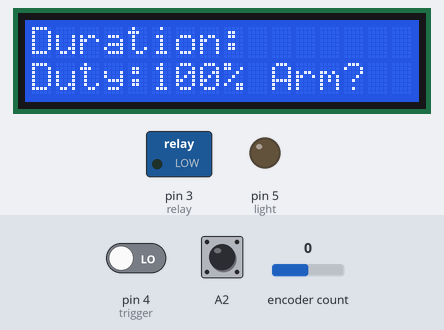
Recording of a sketch running on a simulated Arduino Uno, built with avr-gcc and run on an emulated ATmega328P. On the bench: 16×2 character LCD, switched loads named in the sketch (green lamp = pin HIGH), output pins drawn as LEDs (lit = HIGH). Dashed ring = blinking. Inputs (shaded band) come from the test bench; at power-on: A2 HIGH, encoder count 0, pin 4 (trigger) LOW.

Above: at 0.78 s.
1.3 s: A2 pulled LOW for 0.15 s
2.0 s: encoder count set to 1
At 2.91 s:
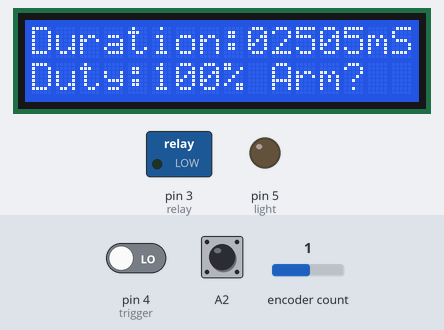
5.0 s: A2 pulled LOW for 1 s
6.6 s: A2 pulled LOW for 3.2 s
At 6.88 s:
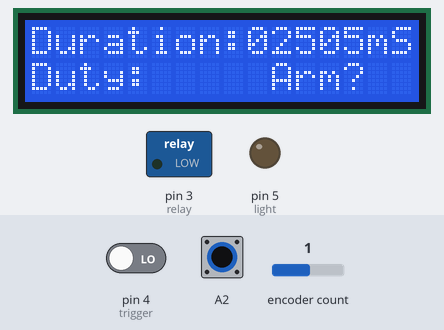
10.4 s: A2 pulled LOW for 0.15 s
At 11.42 s:
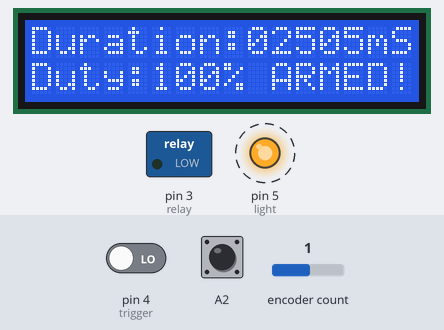
13.4 s: A2 pulled LOW for 0.15 s
At 14.83 s:
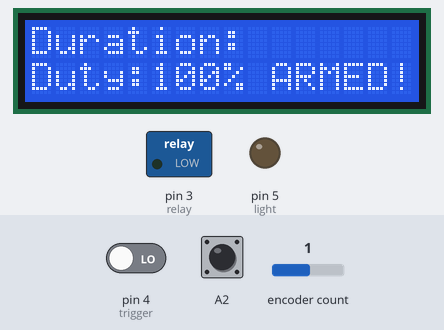
Timing chart, 0 to 15.1 s (numbered marks = the images above; inputs shaded):
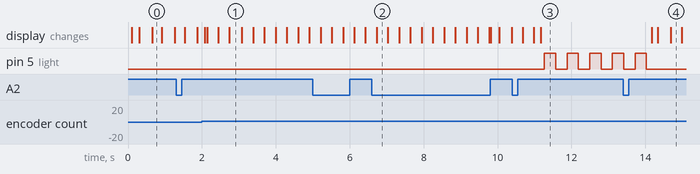

The sketch:

spot_weld_encoder_and_lcd_test_072418.ino
```cpp
#define WITH_LCD 0

#include <ClickEncoder.h>
#include <TimerOne.h>

#ifdef WITH_LCD
//YWROBOT
//Compatible with the Arduino IDE 1.0
//Library version:1.1
#include <Wire.h>
#include <LiquidCrystal_I2C.h>
LiquidCrystal_I2C lcd(0x27, 16, 2); // set the LCD address to 0x27 for a 16 chars and 2 line display
#endif

ClickEncoder *encoder;
int16_t last, value;

void timerIsr() {
  encoder->service();
}

#ifdef WITH_LCD
void displayAccelerationStatus() {
  lcd.setCursor(0, 1);
  lcd.print("Acceleration ");
  //lcd.print(encoder->getAccelerationEnabled() ? "on " : "off");
}
#endif

//variables for the rest of the program
//use a pwm pin for the solid state relay in case we want to enable that feature
int relay = 3;

//trigger switch
int trigger = 4;

long triggerTime = 0;

//button light
int light = 5;

//variable for the state change
int state = 0;

//variables for the pulse properties
int pulseLength = 2500;

int pulseDuty = 100;//percent

//store if the system is armed
int armed = 0;

//buffers for lcd
char lenBuf[6];
char dutyBuf[4];

//variable for storing the blink rate
int blinkRate = 300;

//store the last time of the blink
long lastBlink = 0;

//variable for the blink state
int blinkState = 0;

void setup() {
 // Serial.begin(9600);
  encoder = new ClickEncoder(A1, A0, A2);

  // initialize the lcd
  lcd.init();
  // Print a message to the LCD.
  lcd.backlight();
  lcd.clear();

  //setup the duration printing
  lcd.setCursor(0, 0);
  lcd.print("Duration:");
  //use a char array buffer to hold the spaces

  sprintf(lenBuf, "%05d", pulseLength);
  lcd.print(lenBuf);
  lcd.setCursor(14, 0);
  lcd.print("mS");


  //setup the duty cycle printing
  lcd.setCursor(0, 1);
  lcd.print("Duty:");
  sprintf(dutyBuf, "%03d", pulseDuty);
  lcd.print(dutyBuf);

  //setup the armed
  lcd.print("% Arm?");

  Timer1.initialize(1000);
  Timer1.attachInterrupt(timerIsr);

  last = -1;


  //setup the pins for the inputs/outputs
  pinMode(relay, OUTPUT);
  pinMode(trigger, INPUT);
  pinMode(light, OUTPUT);


  //set the value to the duration (initialize encoder stuff)
  value = 0;
  last = value;
}

void loop() {

  //these are the things to always do regardless of the state

  //handle the blinking of the text and lights
  if (millis() - lastBlink > blinkRate) {
    lastBlink = millis();
    blinkState = !blinkState;
  }

  //read the encoder
  value += encoder->getValue();


  switch (state) {

    case 0:
      //turn off the big red button light
      digitalWrite(light, 0);


      //deal with changing the value.
      if (value != last) {
        last = value;
        pulseLength += value * 5;
        value = 0;
        if (pulseLength < 0) pulseLength = 0;
        else if (pulseLength > 99999) pulseLength = 99999;
      }


      //flash the duration value
      if (blinkState) {
        lcd.setCursor(9, 0);
        sprintf(lenBuf, "%05d", pulseLength);
        lcd.print(lenBuf);
        lcd.setCursor(14, 0);
        lcd.print("mS");
      }
      else {
        lcd.setCursor(9, 0);
        lcd.print("       ");

      }

      break;

    //set the duty cycle
    case 1:

      // deal with changing the value.
      if (value != last) {
        last = value;
        pulseDuty += value;
        value = 0;
        if (pulseDuty < 0) pulseDuty = 0;
        else if (pulseDuty > 100) pulseDuty = 100;
      }


      //flash the duration value
      if (blinkState) {
        lcd.setCursor(5, 1);
        sprintf(dutyBuf, "%03d", pulseDuty);
        lcd.print(dutyBuf);
        lcd.print("%");
      }
      else {
        lcd.setCursor(5, 1);
        lcd.print("     ");

      }


      break;

    //enable the arming
    case 2:


      //flash the duration value
      if (blinkState) {
        lcd.setCursor(10, 1);

        lcd.print("Arm?  ");
      }
      else {
        lcd.setCursor(10, 1);
        lcd.print("      ");

      }

      break;


    //armed and ready
    case 3:

      lcd.setCursor(10, 1);
      lcd.print("ARMED!");


      //blink the button until it is pressed
      if (blinkState) digitalWrite(light, 1);
      else digitalWrite(light, 0);


      //wait for the button to be pressed and held for 3 second
      if (digitalRead(trigger)) {
        triggerTime = millis();
        lcd.clear();
        lcd.setCursor(0, 0);
        lcd.print("Hold Button For");
        int localFlag = 1;
        while (digitalRead(trigger)) {
          if (millis() - triggerTime < 3000) {
            lcd.setCursor(0, 1);
            lcd.print("    ");
            lcd.setCursor(0, 1);
            lcd.print(3000 - (millis() - triggerTime));
            lcd.setCursor(6, 1);
            lcd.print("more mS");

          }
          else {

            //only do this once
            if (localFlag) {
              lcd.clear();
              lcd.setCursor(0, 0);
              lcd.print("Release To Fire!");
              localFlag = 0;
            }
          }


        }
        if (millis() - triggerTime > 3000) {

          lcd.clear();
          lcd.setCursor(0, 0);
          lcd.print("Firing now!");

          delay(500);


          //we held the button
          int pwmVal = map(pulseDuty, 0, 100, 0, 255);

          //fire the relay
          analogWrite(relay, pwmVal);
          //and turn on the button light
          digitalWrite(light, 1);

          //delay the specified time
          delay(pulseLength);

          //then turn it off twice to be safe
          digitalWrite(relay, 0);
          delay(5);
          digitalWrite(relay, 0);
          digitalWrite(light, 0);

          //then return to state 0;
          state = 0;

          //reset the lcd
          lcd.clear();

          //setup the duration printing
          lcd.setCursor(0, 0);
          lcd.print("Duration:");
          //use a char array buffer to hold the spaces

          sprintf(lenBuf, "%05d", pulseLength);
          lcd.print(lenBuf);
          lcd.setCursor(14, 0);
          lcd.print("mS");


          //setup the duty cycle printing
          lcd.setCursor(0, 1);
          lcd.print("Duty:");
          sprintf(dutyBuf, "%03d", pulseDuty);
          lcd.print(dutyBuf);

          //setup the armed
          lcd.print("% Arm?  ");

        }
        else {

          //reset the lcd
          lcd.clear();

          //setup the duration printing
          lcd.setCursor(0, 0);
          lcd.print("Duration:");
          //use a char array buffer to hold the spaces

          sprintf(lenBuf, "%05d", pulseLength);
          lcd.print(lenBuf);
          lcd.setCursor(14, 0);
          lcd.print("mS");


          //setup the duty cycle printing
          lcd.setCursor(0, 1);
          lcd.print("Duty:");
          sprintf(dutyBuf, "%03d", pulseDuty);
          lcd.print(dutyBuf);

          //setup the armed
          lcd.print("% ARMED!");
        }
      }


      break;


  }


  //help with this code: https://arduino.stackexchange.com/questions/21601/how-do-i-statements-for-the-various-conditions-of-this-function
  ClickEncoder::Button b = encoder->getButton();
  if (b != ClickEncoder::Open) {
   // Serial.print("Button: ");
//#define VERBOSECASE(label) case label: Serial.println(#label); break;
    switch (b) {
      //  VERBOSECASE(ClickEncoder::Pressed);
      //  VERBOSECASE(ClickEncoder::Held)
      //  VERBOSECASE(ClickEncoder::Released)

      case ClickEncoder::Clicked:
        state++;
        if (state > 3) state = 0;
        //also reset the value
        value = 0;


        //make sure that the lcd has the most current information
        //pulse Length
        lcd.setCursor(9, 0);
        sprintf(lenBuf, "%05d", pulseLength);
        lcd.print(lenBuf);
        lcd.setCursor(14, 0);
        lcd.print("mS");

        //duty
        lcd.setCursor(5, 1);
        sprintf(dutyBuf, "%03d", pulseDuty);
        lcd.print(dutyBuf);
        lcd.print("%");

        break;


//      case ClickEncoder::DoubleClicked:
//        Serial.println("ClickEncoder::DoubleClicked");
//        encoder->setAccelerationEnabled(!encoder->getAccelerationEnabled());
//        Serial.print("  Acceleration is ");
//        Serial.println((encoder->getAccelerationEnabled()) ? "enabled" : "disabled");
//#ifdef WITH_LCD
//        displayAccelerationStatus();
//#endif
//        break;
    }
  }
}
```

Measured:
- after the input at 6.6 s, the display: changes after 0.13 s (image 2)
- after the input at 10.4 s, pin 5 (light): alternates HIGH for 0.31 s and LOW for 0.31 s, starting after 0.87 s; the display: first differs from a run without the input after 0.78 s (image 3)
- after the input at 13.4 s, pin 5 (light): goes on until 14.0 s, then stays LOW; the display: changes after 0.78 s (image 4)
